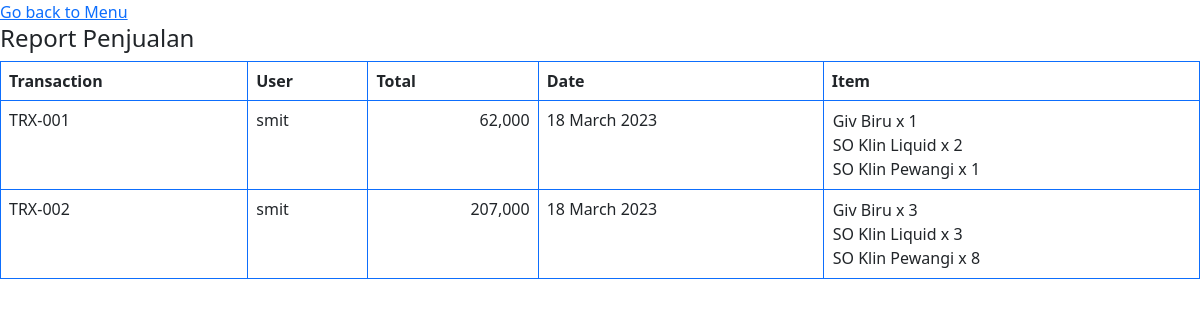
The app's page /laporan.php with its own data.
### tables this page shows
CREATE TABLE `transaction_header` (
  `document_code` varchar(3) NOT NULL,
  `document_number` varchar(10) NOT NULL,
  `user` varchar(50) NOT NULL,
  `total` decimal(10,0) NOT NULL,
  `date` date NOT NULL
);

CREATE TABLE `transaction_detail` (
  `document_code` varchar(3) NOT NULL,
  `document_number` varchar(10) NOT NULL,
  `product_code` varchar(18) NOT NULL,
  `price` decimal(6,0) NOT NULL,
  `quantity` int(6) NOT NULL,
  `unit` varchar(5) NOT NULL,
  `subtotal` decimal(10,0) NOT NULL,
  `currency` varchar(5) NOT NULL
);

CREATE TABLE `product` (
  `product_kode` varchar(18) NOT NULL,
  `product_name` varchar(30) NOT NULL,
  `price` decimal(6,0) NOT NULL,
  `currency` varchar(5) NOT NULL,
  `diccount` decimal(6,0) NOT NULL,
  `dimension` varchar(50) NOT NULL,
  `unit` varchar(5) NOT NULL
);

### laporan.php (the view, shortened to what this page needs)
<?php
	include 'koneksi.php';
?>
<html xmlns="http://www.w3.org/1999/xhtml">
<head>
	<link href="https://cdn.jsdelivr.net/npm/bootstrap@5.0.2/dist/css/bootstrap.min.css" rel="stylesheet">
</head>
<body>
<a href="menu.php">Go back to Menu</a>
<h4 align='left'>Report Penjualan</h4>
	<table align='center' class="table table-bordered border-primary">
	    <tr>
	        <th>Transaction</th>
	        <th>User</th>
	        <th>Total</th>
	        <th>Date</th>
	        <th>Item</th>
	    </tr>
	   <?php
			$sql="SELECT * FROM transaction_header ORDER BY document_number ASC";
			$query = mysqli_query($conn, $sql);
			while ($row=mysqli_fetch_array($query)) {
		?>
				<tr>
					<td><?php echo $row['document_code'] ?>-<?php echo $row['document_number'] ?></td>
					<td><?php echo $row['user'] ?></td>
					<td align="right"><?php echo number_format($row['total']) ?></td>
					<td><?php echo date("d F Y", strtotime($row['date']))?></td>
					<td>
					<?php
						$sql2="SELECT b.product_name,a.quantity FROM transaction_detail a inner join product b on a.product_code=b.product_kode where a.document_number='".$row['document_number']."'";
						$query2 = mysqli_query($conn, $sql2);
						while ($row2=mysqli_fetch_array($query2)) {
							?>
							<table>
								<tr>
									<td><?php echo $row2['product_name']?> x <?php echo $row2['quantity']?><td>
								</tr>
							</table>
							<?php
						}
					?>
					</td>
				</tr>
		<?php
			}
			?>
	</table>
</body>
</html>

### records on screen
transaction_header: document_code "TRX", document_number "001", user "smit", total "62,000", date "18 March 2023"
transaction_detail: product.product_name "Giv Biru", quantity "1"
transaction_detail: product.product_name "SO Klin Liquid", quantity "2"
transaction_detail: product.product_name "SO Klin Pewangi", quantity "1"
transaction_header: document_code "TRX", document_number "002", user "smit", total "207,000", date "18 March 2023"
transaction_detail: product.product_name "Giv Biru", quantity "3"
transaction_detail: product.product_name "SO Klin Liquid", quantity "3"
transaction_detail: product.product_name "SO Klin Pewangi", quantity "8"
